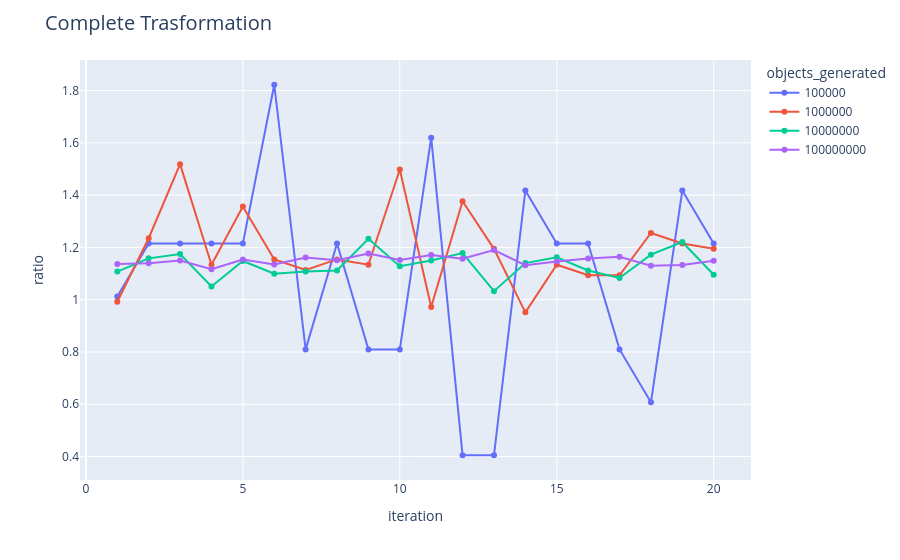

Notebook cell for this chart:
### Code cell
df_complete = df[df['transformation_type'] == 'uniform_complete']
fig = px.line(df_complete, x=' iteration', y='ratio', color='objects_generated', markers=True)
fig.update_layout(title=dict(text="Complete Trasformation", font=dict(size=20)))
fig.show()

### Figure 1 — Plotly figure (JSON) as saved in the notebook; plotly's stock layout.template omitted (floating-point values rounded to 4 significant figures)
{"data": [{"hovertemplate": "objects_generated=100000<br> iteration=%{x}<br>ratio=%{y}<extra></extra>", "legendgroup": "100000", "line": {"color": "#636efa", "dash": "solid"}, "marker": {"symbol": "circle"}, "mode": "lines+markers", "name": "100000", "orientation": "v", "showlegend": true, "type": "scatter", "x": [1.0, 2.0, 3.0, 4.0, 5.0, 6.0, 7.0, 8.0, 9.0, 10.0, 11.0, 12.0, 13.0, 14.0, 15.0, 16.0, 17.0, 18.0, 19.0, 20.0], "xaxis": "x", "y": [1.012, 1.215, 1.215, 1.215, 1.215, 1.822, 0.8099, 1.215, 0.8099, 0.8099, 1.62, 0.4049, 0.4049, 1.417, 1.215, 1.215, 0.8099, 0.6074, 1.417, 1.215], "yaxis": "y"}, {"hovertemplate": "objects_generated=1000000<br> iteration=%{x}<br>ratio=%{y}<extra></extra>", "legendgroup": "1000000", "line": {"color": "#EF553B", "dash": "solid"}, "marker": {"symbol": "circle"}, "mode": "lines+markers", "name": "1000000", "orientation": "v", "showlegend": true, "type": "scatter", "x": [1.0, 2.0, 3.0, 4.0, 5.0, 6.0, 7.0, 8.0, 9.0, 10.0, 11.0, 12.0, 13.0, 14.0, 15.0, 16.0, 17.0, 18.0, 19.0, 20.0], "xaxis": "x", "y": [0.9921, 1.235, 1.519, 1.134, 1.357, 1.154, 1.114, 1.154, 1.134, 1.498, 0.9719, 1.377, 1.195, 0.9516, 1.134, 1.093, 1.093, 1.255, 1.215, 1.195], "yaxis": "y"}, {"hovertemplate": "objects_generated=10000000<br> iteration=%{x}<br>ratio=%{y}<extra></extra>", "legendgroup": "10000000", "line": {"color": "#00cc96", "dash": "solid"}, "marker": {"symbol": "circle"}, "mode": "lines+markers", "name": "10000000", "orientation": "v", "showlegend": true, "type": "scatter", "x": [1.0, 2.0, 3.0, 4.0, 5.0, 6.0, 7.0, 8.0, 9.0, 10.0, 11.0, 12.0, 13.0, 14.0, 15.0, 16.0, 17.0, 18.0, 19.0, 20.0], "xaxis": "x", "y": [1.108, 1.158, 1.174, 1.051, 1.148, 1.099, 1.108, 1.112, 1.233, 1.128, 1.15, 1.178, 1.033, 1.14, 1.162, 1.112, 1.083, 1.172, 1.221, 1.095], "yaxis": "y"}, {"hovertemplate": "objects_generated=100000000<br> iteration=%{x}<br>ratio=%{y}<extra></extra>", "legendgroup": "100000000", "line": {"color": "#ab63fa", "dash": "solid"}, "marker": {"symbol": "circle"}, "mode": "lines+markers", "name": "100000000", "orientation": "v", "showlegend": true, "type": "scatter", "x": [1.0, 2.0, 3.0, 4.0, 5.0, 6.0, 7.0, 8.0, 9.0, 10.0, 11.0, 12.0, 13.0, 14.0, 15.0, 16.0, 17.0, 18.0, 19.0, 20.0], "xaxis": "x", "y": [1.137, 1.14, 1.15, 1.116, 1.154, 1.134, 1.161, 1.151, 1.177, 1.152, 1.171, 1.157, 1.19, 1.132, 1.146, 1.158, 1.164, 1.13, 1.133, 1.149], "yaxis": "y"}], "layout": {"legend": {"title": {"text": "objects_generated"}, "tracegroupgap": 0}, "margin": {"t": 60}, "title": {"font": {"size": 20}, "text": "Complete Trasformation"}, "xaxis": {"anchor": "y", "domain": [0, 1], "title": {"text": " iteration"}}, "yaxis": {"anchor": "x", "domain": [0, 1], "title": {"text": "ratio"}}}}
